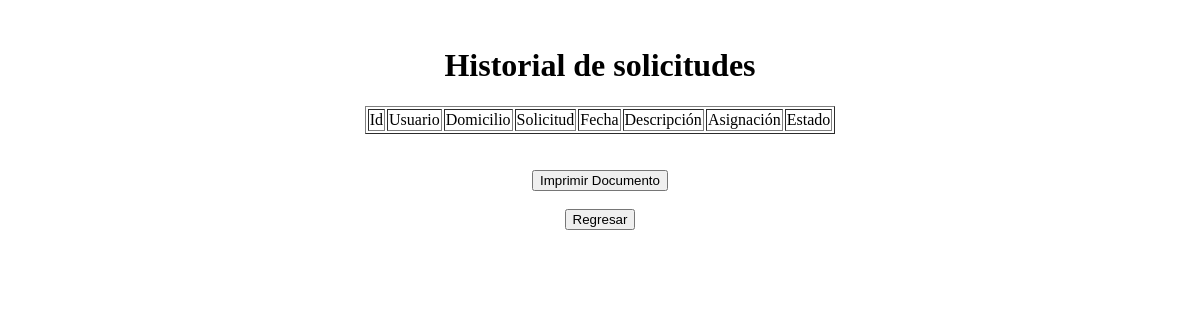
The page /datos_solicitudes.php on the database as committed earlier.
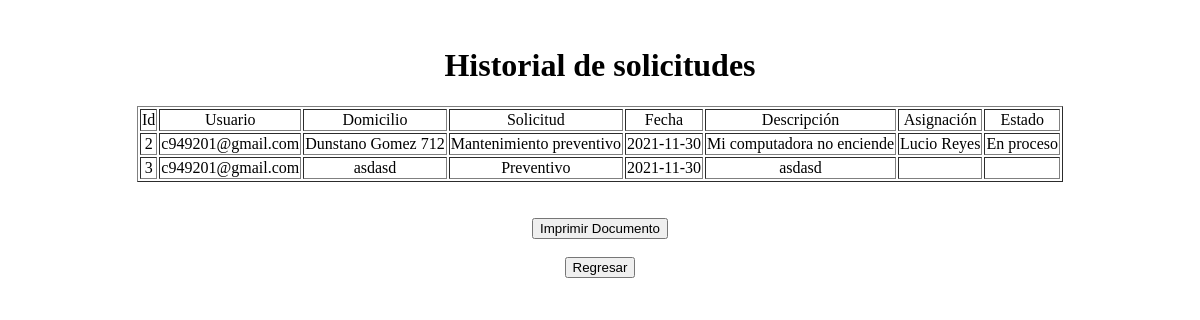
The same page on the database as committed later.
### tables this page shows
CREATE TABLE `solicitud_cliente` (
  `id` int(4) NOT NULL,
  `usuario` varchar(30) DEFAULT NULL,
  `entrega` varchar(40) NOT NULL,
  `solicitud` varchar(80) DEFAULT NULL,
  `metodopago` varchar(40) NOT NULL,
  `fecha` date DEFAULT NULL,
  `descripcion` varchar(50) DEFAULT NULL,
  `asignacion` varchar(20) NOT NULL,
  `estado` varchar(20) NOT NULL,
  `prueba` varchar(10) DEFAULT NULL
);

### datos_solicitudes.php (the view, shortened to what this page needs)
<?php
	$conexion=mysqli_connect('localhost','root','','mantenimiento');
 ?>
<!DOCTYPE html>
<html lang="es">
<head>
</head>
<center>
<body>
<br>
	<h1>Historial de solicitudes</h1>
	<div id="mostrar">
	<table border="1" style="text-align: center;">
		<tr>
			<td>Id</td>
			<td>Usuario</td>
			<td>Domicilio</td>
			<td>Solicitud</td>
			<td>Fecha</td>
			<td>Descripción</td>
			<td>Asignación</td>
			<td>Estado</td>
		</tr>
		<?php
		$sql="SELECT * from solicitud_cliente";
		$result=mysqli_query($conexion,$sql);
		while($mostrar=mysqli_fetch_array($result)){
		 ?>
		<tr>
			<td><?php echo $mostrar['id'] ?></td>
			<td><?php echo $mostrar['usuario'] ?></td>
			<td><?php echo $mostrar['entrega'] ?></td>
			<td><?php echo $mostrar['solicitud'] ?></td>
			<td><?php echo $mostrar['fecha'] ?></td>
			<td><?php echo $mostrar['descripcion'] ?></td>
			<td><?php echo $mostrar['asignacion'] ?></td>
			<td><?php echo $mostrar['estado'] ?></td>
		</tr>
	<?php
	}
	 ?>
	</table>
</div>
<br><br>
<button type="button" onclick="javascript:imprim2();">Imprimir Documento</button>
<br><br>
<input type="button" onclick="history.back()" name="Regresar" value="Regresar">
</body>
</center>
</html>

Rows that differ between the two databases and show on the page:
added solicitud_cliente: id "2", usuario "c949201@gmail.com", entrega "Dunstano Gomez 712", solicitud "Mantenimiento preventivo", fecha "2021-11-30", descripcion "Mi computadora no enciende", asignacion "Lucio Reyes", estado "En proceso"
added solicitud_cliente: id "3", usuario "c949201@gmail.com", entrega "asdasd", solicitud "Preventivo", fecha "2021-11-30", descripcion "asdasd"
